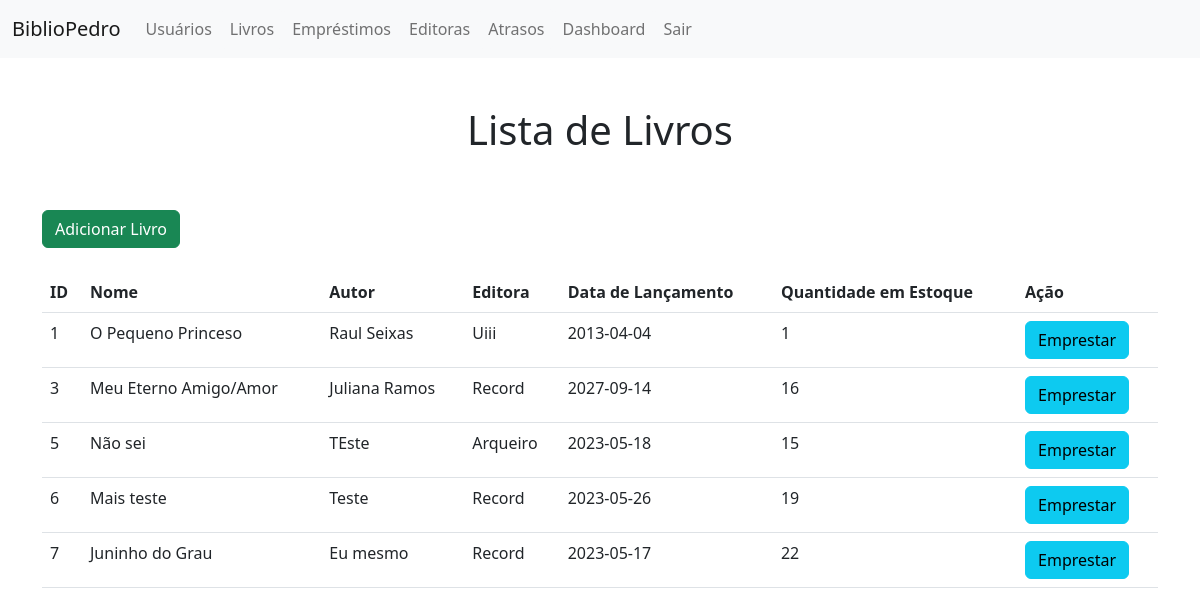
Page /ProjetoWDA/livros.php (signed in) on the earlier database version.
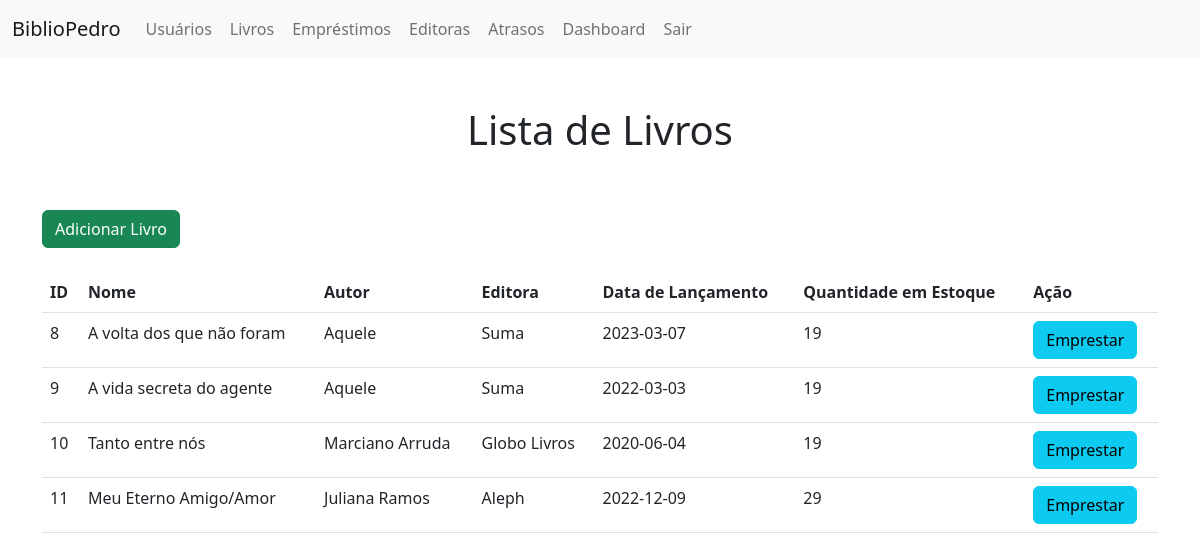
Same page on the later database version.
### tables this page shows
CREATE TABLE `livros` (
  `id` int(11) NOT NULL,
  `nome` text DEFAULT NULL,
  `autor` text DEFAULT NULL,
  `editora` text DEFAULT NULL,
  `data_lancamento` date DEFAULT NULL,
  `estoque` int(11) DEFAULT NULL
);

### ProjetoWDA/livros.php (the view, shortened to what this page needs)
<!DOCTYPE html>
<html>
<head>
	<link rel="stylesheet" href="css/bootstrap.min.css">
</head>
<body>
<nav class="navbar navbar-expand-lg bg-light">
        <div class="container-fluid">
          <a class="navbar-brand" href="index.html">BiblioPedro</a>
          <div class="collapse navbar-collapse" id="navbarNavAltMarkup">
            <div class="navbar-nav">
              <a class="nav-link btn btn-light" href="usuarios.php">Usuários</a>
			  <a class="nav-link btn btn-light" href="livros.php">Livros</a>
			  <a class="nav-link btn btn-light" href="emprestimos.php">Empréstimos</a>
			  <a class="nav-link btn btn-light" href="editoras.php">Editoras</a>
			  <a class="nav-link btn btn-light" href="atrasos.php">Atrasos</a>
			  <a class="nav-link btn btn-light" href="dashboard.php" class="dashboard-button">Dashboard</a>
			  <a class="nav-link btn btn-light" href="logout.php">Sair</a>
            </div>
          </div>
        </div>
      </nav>
	  <br><br>
	<center><h1>Lista de Livros</h1></center><br><br>
	<div class="container">
	<a href="adicionarlivro.php" type="button" class="btn btn-success">Adicionar Livro</a><br><br>
	<table class="table">
		<tr>
			<th>ID</th>
			<th>Nome</th>
			<th>Autor</th>
			<th>Editora</th>
			<th>Data de Lançamento</th>
			<th>Quantidade em Estoque</th>
			<th>Ação</th>
		</tr>
		<?php
			include 'conexao.php';
			$sql = "SELECT * FROM livros";
			$result = $conn->query($sql);
			while($row = $result->fetch_assoc()) {
				echo "<tr>";
				echo "<td>".$row["id"]."</td>";
				echo "<td>".$row["nome"]."</td>";
				echo "<td>".$row["autor"]."</td>";
				echo "<td>".$row["editora"]."</td>";
				echo "<td>".$row["data_lancamento"]."</td>";
				echo "<td>".$row["estoque"]."</td>";
				echo "<td><a href='emprestar.php?id=".$row["id"]."' class='btn btn-info'>Emprestar</a></td>";
				echo "</tr>";
			}
		?>
	</table>
	</div>
</body>
</html>

Differences in the rows shown:
removed livros: id "1", nome "O Pequeno Princeso", autor "Raul Seixas", editora "Uiii", data_lancamento "2013-04-04", estoque "1"
removed livros: id "3", nome "Meu Eterno Amigo/Amor", autor "Juliana Ramos", editora "Record", data_lancamento "2027-09-14", estoque "16"
removed livros: id "5", nome "Não sei", autor "TEste", editora "Arqueiro", data_lancamento "2023-05-18", estoque "15"
removed livros: id "6", nome "Mais teste", autor "Teste", editora "Record", data_lancamento "2023-05-26", estoque "19"
removed livros: id "7", nome "Juninho do Grau", autor "Eu mesmo", editora "Record", data_lancamento "2023-05-17", estoque "22"
added livros: id "8", nome "A volta dos que não foram", autor "Aquele", editora "Suma", data_lancamento "2023-03-07", estoque "19"
added livros: id "9", nome "A vida secreta do agente", autor "Aquele", editora "Suma", data_lancamento "2022-03-03", estoque "19"
added livros: id "10", nome "Tanto entre nós", autor "Marciano Arruda", editora "Globo Livros", data_lancamento "2020-06-04", estoque "19"
added livros: id "11", nome "Meu Eterno Amigo/Amor", autor "Juliana Ramos", editora "Aleph", data_lancamento "2022-12-09", estoque "29"
